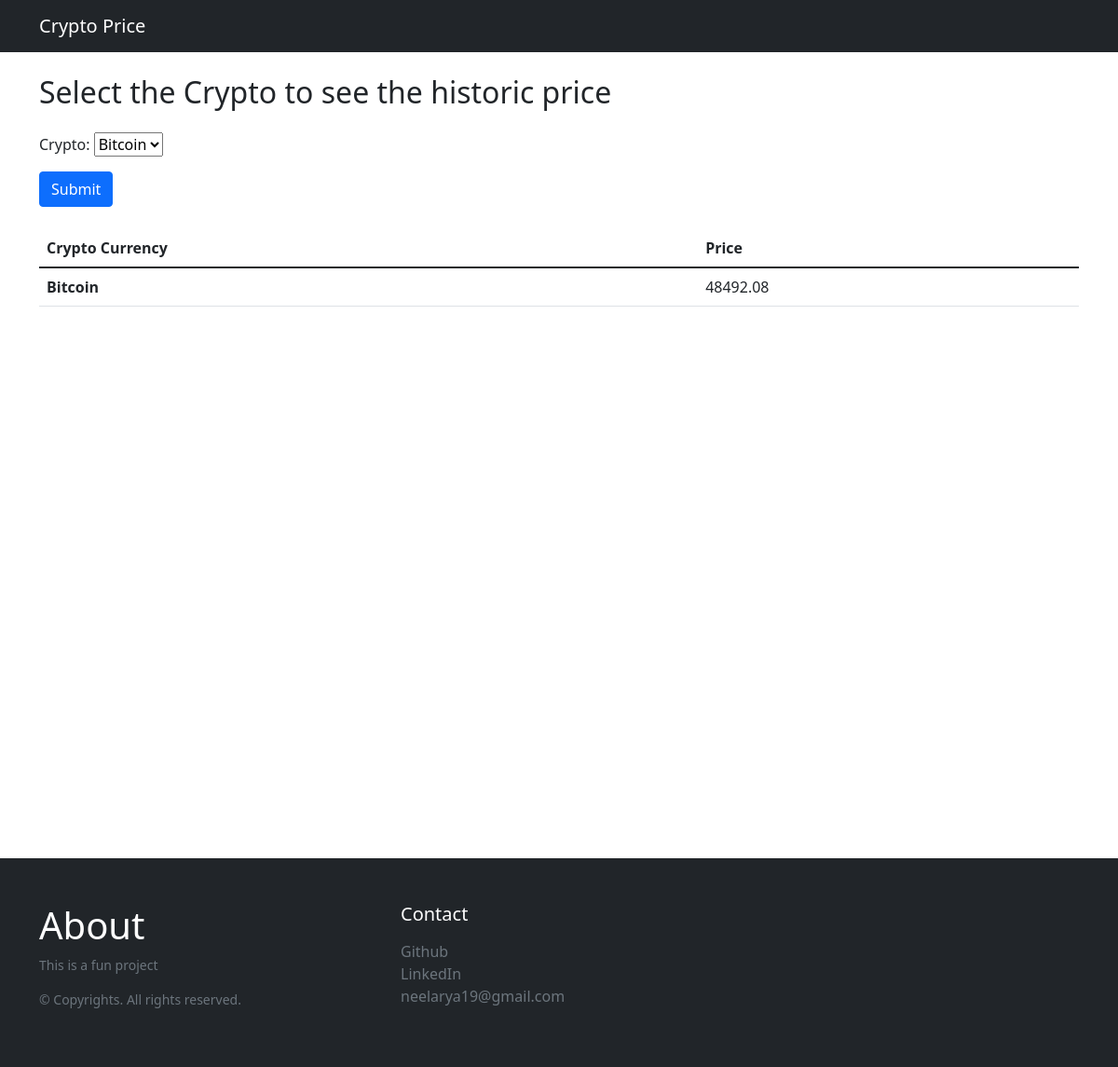
The app's page /, older data.
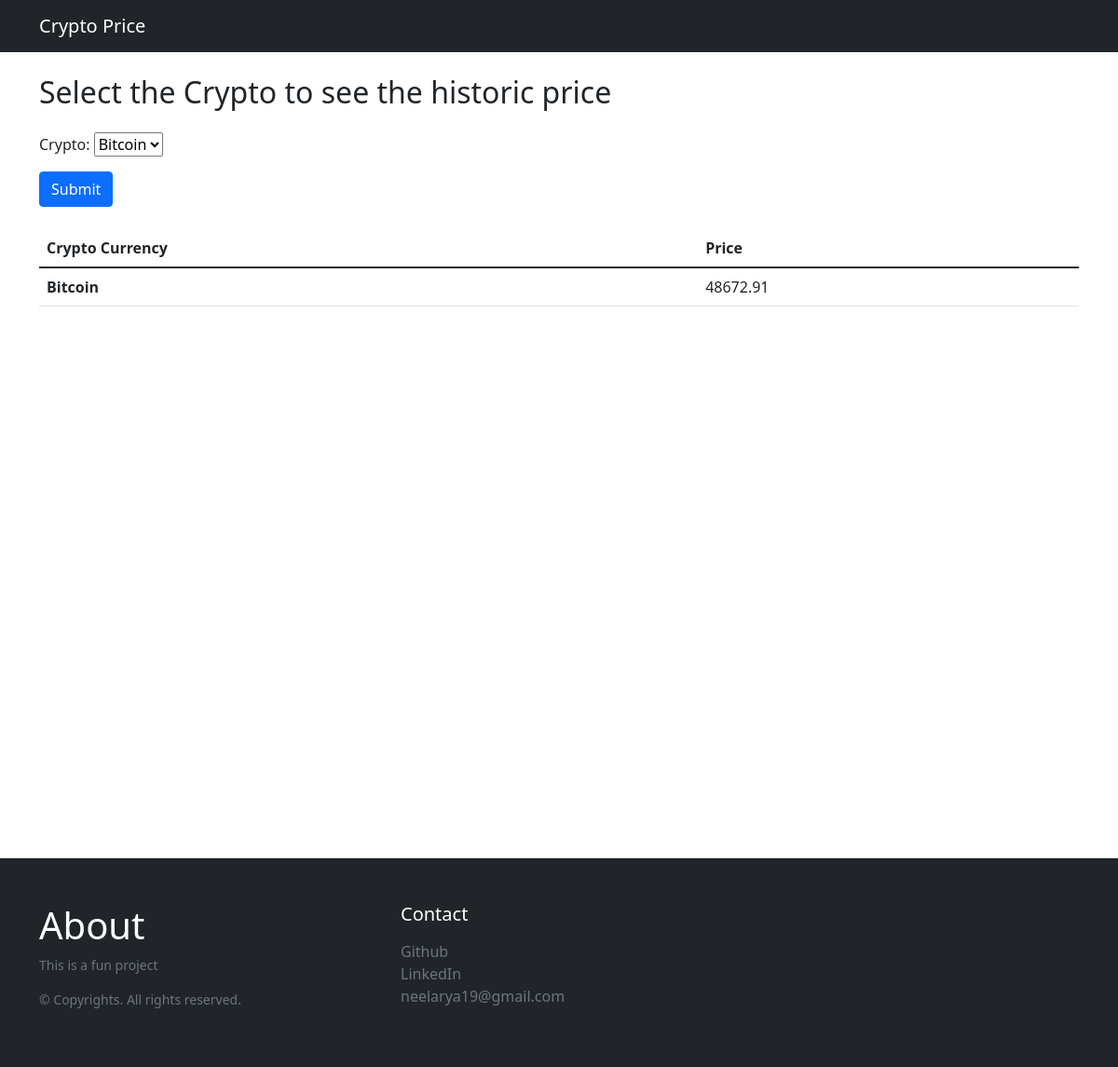
The same page, newer data.
### bitcoin/models.py (models this page shows)
class Hour(models.Model):
    Prices=models.DecimalField(max_digits=20,decimal_places=2)
    time=models.DateTimeField(auto_now=False)
    class Meta:
        ordering=["-time"]

### CryptoPrice/views.py (the view, shortened to what this page needs)
# urls.py: path('',views.CryptoHome.as_view(),name="Home"),
class CryptoHome(DetailView):
    model=Hour
    template_name='home.html'
    def get(self,*args,**kwargs):
        form=CryptoForm()
        h=Hour.objects.all()
        return render(self.request,"home.html",{'form':form,'h':h})

### CryptoPrice/forms.py
class CryptoForm(forms.Form):
    crypto=forms.ChoiceField(choices=Crypto_choice)

### templates/home.html (shortened to what this page needs)
{% extends "base.html" %}
{% load humanize %}
{% load static %}
{% block body %}
<div class="container mt-4">
    <h2>Select the Crypto to see the historic price</h>
</div>
<div class="container mt-4">
    <form method="POST">
        {{ form.as_p}}
        <input class="btn btn-primary" type="submit" value="Submit">
    </form>
</div>
<div class="container mt-4">
    <table class="table">
        <thead>
        <tr>
            <th scope="col">Crypto Currency</th>
            <th scope="col">Price</th>
        </tr>
        </thead>
        <tbody>
        <tr>
            <th scope="row">Bitcoin</th>
            <td>{{ h.0.Prices }}</td>
        </tr>
        </tbody>
    </table>
</div>
{% endblock %}

### templates/base.html (shortened to what this page needs)
<!DOCTYPE html>
{% load static %}
<html lang="en">
  <head>
    <link
      href="https://cdn.jsdelivr.net/npm/bootstrap@5.1.3/dist/css/bootstrap.min.css"
      rel="stylesheet"
    >
  </head>
  <body>
    <nav class="navbar navbar-expand-lg navbar-dark bg-dark">
      <div class="container">
        <a class="navbar-brand" href="{% url 'Home' %}">Crypto Price</a>
      </div>
    </nav>
    {% block body %} {% endblock %}
  </body>
  {% include 'footer.html' %}
</html>

### templates/footer.html (shortened to what this page needs)
<div class="d-flex flex-column h-100" id="t">
    <section class="hero text-white py-5 flex-grow-1">
    </section>
    <footer class="w-100 py-4 flex-shrink-0">
        <div class="container py-4">
            <div class="row gy-4 gx-5">
                <div class="col-lg-4 col-md-6">
                    <h5 class="h1 text-white">About</h5>
                    <p class="small text-muted">This is a fun project</p>
                    <p class="small text-muted mb-0">&copy; Copyrights. All rights reserved.</p>
                </div>
                <div class="col-lg-2 col-md-6">
                    <h5 class="text-white mb-3">Contact</h5>
                    <ul class="list-unstyled text-muted">
                        <li><a href="https://github.com/neelarya19">Github</a></li>
                        <li><a href="www.linkedin.com/in/neel-kumar-arya-100423165">LinkedIn</a></li>
                        <li>neelarya19@gmail.com</li>
                    </ul>
                </div>
            </div>
        </div>
    </footer>
</div>

### templates/footer.html (style rules this page uses)
a { color: inherit; text-decoration: none; transition: all 0.3s; }
footer { background: #212529; }
body, html { height: 100%; }

Row changes from the older to the newer data that the page shows:
no longer on this page (row unchanged): Hour: Prices "48492.08"
added Hour: Prices "48672.91"
